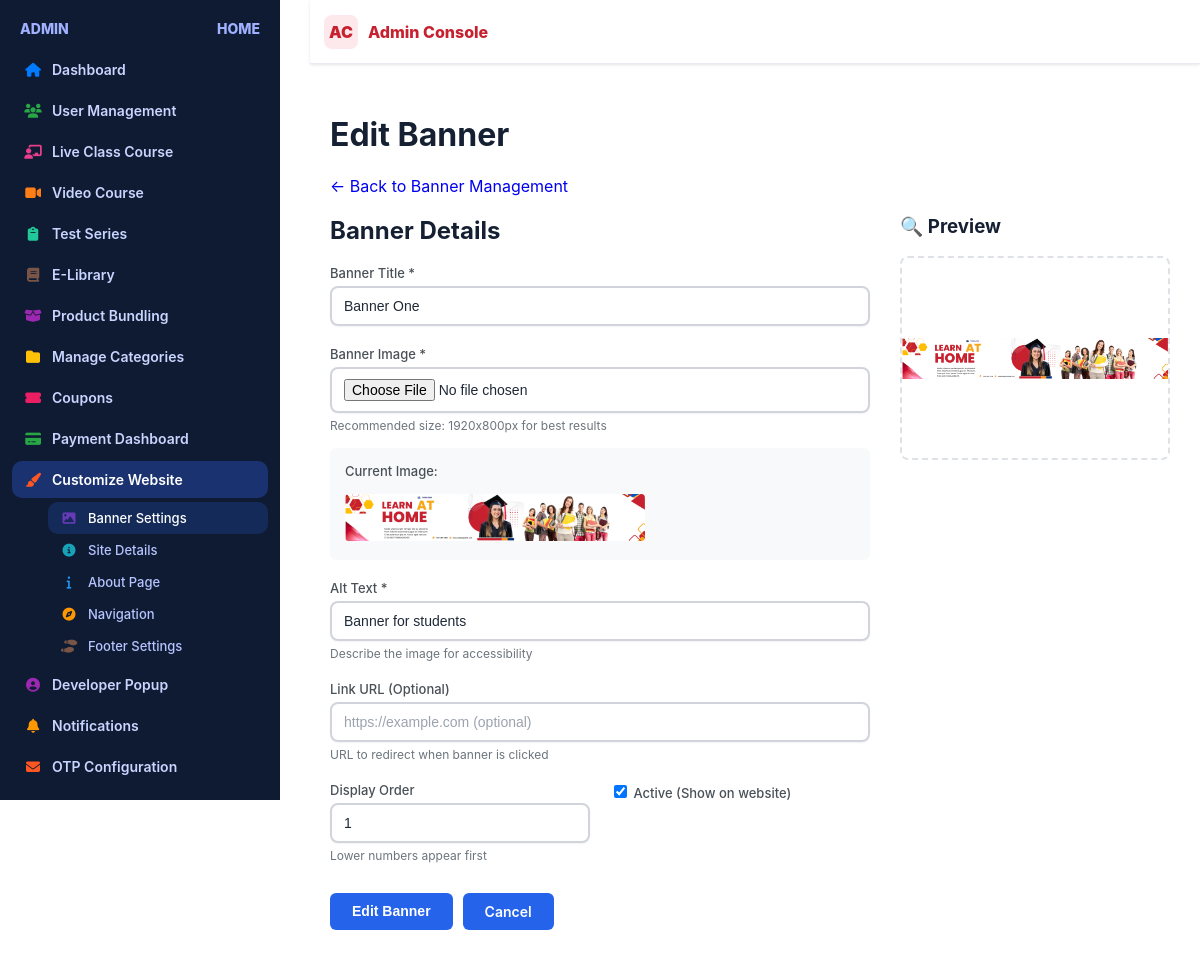
The page /banner/edit/4/ (signed in) on the database its author committed.
### adminpanel/models.py (models this page shows, shortened)
class Banner(models.Model):
    title = models.CharField(max_length=200)
    image = models.ImageField(upload_to=banner_upload_path)
    alt_text = models.CharField(max_length=200, help_text="Alternative text for accessibility")
    link_url = models.URLField(blank=True, help_text="Optional link when banner is clicked")
    is_active = models.BooleanField(default=True)
    order = models.IntegerField(default=0, help_text="Display order (lower numbers first)")
    created_at = models.DateTimeField(auto_now_add=True)
    updated_at = models.DateTimeField(auto_now=True)
    class Meta:
        ordering = ['order', 'created_at']

### adminpanel/views.py (the view)
# urls.py: path('banner/edit/<int:pk>/', views.banner_edit_single, name='banner_edit_single'),
@login_required
def banner_edit_single(request, pk):
    banner = get_object_or_404(Banner, pk=pk)
    if request.method == 'POST':
        form = BannerForm(request.POST, request.FILES, instance=banner)
        if form.is_valid():
            form.save()
            messages.success(request, 'Banner updated successfully!')
            return redirect('banneredit')
    else:
        form = BannerForm(instance=banner)
    context = {'form': form, 'action': 'Edit', 'banner': banner}
    return render(request, 'banner_form.html', context)

### adminpanel/forms.py
class BannerForm(forms.ModelForm):
    class Meta:
        model = Banner
        fields = ['title', 'image', 'alt_text', 'link_url', 'is_active', 'order']
        widgets = {
            'title': forms.TextInput(
                attrs={'class': 'form-control', 'placeholder': 'Banner Title'}
            ),
            'image': forms.FileInput(
                attrs={'class': 'form-control', 'accept': 'image/*'}
            ),
            'alt_text': forms.TextInput(
                attrs={
                    'class': 'form-control',
                    'placeholder': 'Descriptive text for the image',
                }
            ),
            'link_url': forms.URLInput(
                attrs={
                    'class': 'form-control',
                    'placeholder': 'https://example.com (optional)',
                }
            ),
            'order': forms.NumberInput(attrs={'class': 'form-control', 'min': '0'}),
        }
    def __init__(self, *args, **kwargs):
        super().__init__(*args, **kwargs)
        self.fields['image'].help_text = (
            'Recommended size: 1920x800px for best results'
        )

### adminpanel/context_processors.py (called while the page is built)
def navbar_settings(request):
    try:
        settings = NavbarSettings.objects.filter(is_active=True).first()
        if not settings:
            settings = NavbarSettings.objects.create()
        return {'navbar_settings': settings}
    except Exception as e:
        print(f"Error in navbar_settings context processor: {e}")
        return {'navbar_settings': None}

def footer_settings(request):
    try:
        settings = FooterSettings.objects.filter(is_active=True).first()
        footer_links = FooterLink.objects.filter(is_active=True)
        footer_legal_links = FooterLegalLink.objects.filter(is_active=True)
        if not settings:
            settings = FooterSettings.objects.create()
        return {
            'footer_settings': settings,
            'footer_links': footer_links,
            'footer_legal_links': footer_legal_links,
        }
    except Exception as e:
        print(f"Error in footer_settings context processor: {e}")
        return {
            'footer_settings': None,
            'footer_links': [],
            'footer_legal_links': [],
        }

### base/templatetags/navbar_tags.py (called while the page is built)
@register.simple_tag
def get_favicon_url():
    try:
        settings = NavbarSettings.objects.first()
        if settings and settings.favicon:
            return settings.favicon.url
        return None
    except:
        return None

### adminpanel/templates/banner_form.html (shortened to what this page needs)
{% extends 'admin_dashboard.html' %}
{% block content %}
<div class="ad-main-content">
    <div class="ad-page-header">
        <h1>{{ action }} Banner</h1>
        <a href="{% url 'banneredit' %}" class="ad-btn ad-btn-secondary">← Back to Banner Management</a>
    </div>
    <div class="ad-form-container">
        <div class="ad-card">
            <div class="ad-card-header">
                <h2>Banner Details</h2>
            </div>
            <div class="ad-card-body">
                <form method="post" enctype="multipart/form-data">
                    <div class="ad-form-grid">
                        <div class="ad-form-group ad-full-width">
                            <label for="{{ form.title.id_for_label }}">Banner Title *</label>
                            {{ form.title }}
                        </div>
                        <div class="ad-form-group ad-full-width">
                            <label for="{{ form.image.id_for_label }}">Banner Image *</label>
                            {{ form.image }}
                            <small class="ad-help-text">{{ form.image.help_text }}</small>
                            {% if banner.image %}
                                <div class="current-image">
                                    <label>Current Image:</label>
                                    <img src="{{ banner.image.url }}"
                                         alt="Current banner"
                                         class="current-image-preview">
                                </div>
                            {% endif %}
                        </div>
                        <div class="ad-form-group ad-full-width">
                            <label for="{{ form.alt_text.id_for_label }}">Alt Text *</label>
                            {{ form.alt_text }}
                            <small class="ad-help-text">Describe the image for accessibility</small>
                        </div>
                        <div class="ad-form-group ad-full-width">
                            <label for="{{ form.link_url.id_for_label }}">Link URL (Optional)</label>
                            {{ form.link_url }}
                            <small class="ad-help-text">URL to redirect when banner is clicked</small>
                        </div>
                        <div class="ad-form-group">
                            <label for="{{ form.order.id_for_label }}">Display Order</label>
                            {{ form.order }}
                            <small class="ad-help-text">Lower numbers appear first</small>
                        </div>
                        <div class="ad-form-group">
                            <label class="ad-checkbox-label">
                                {{ form.is_active }}
                                <span>Active (Show on website)</span>
                            </label>
                        </div>
                    </div>
                    <div class="ad-form-actions">
                        <button type="submit" class="ad-btn ad-btn-primary">
                            {{ action }} Banner
                        </button>
                        <a href="{% url 'banneredit' %}" class="ad-btn ad-btn-primary">Cancel</a>
                    </div>
                </form>
            </div>
        </div>
        <div class="ad-card">
            <div class="ad-card-header">
                <h3>🔍 Preview</h3>
            </div>
            <div class="ad-card-body">
                <div class="image-preview-container">
                    <div id="imagePreview" class="image-preview">
                        {% if banner.image %}
                            <img src="{{ banner.image.url }}" alt="Banner preview">
                        {% else %}
                            <div class="no-image-placeholder">
                                <span>📷</span>
                                <p>Image preview will appear here</p>
                            </div>
                        {% endif %}
                    </div>
                </div>
            </div>
        </div>
    </div>
</div>
{% endblock %}

### adminpanel/templates/admin_dashboard.html (style rules this page uses)
html, body { width: 100%; height: 100%; margin: 0; padding: 0; background: #ffffff; }
:root { --admin-bg: #ffffff; --admin-panel: #ffffff; --admin-panel-2: #fafbff; --admin-border: #e9ecf3; --admin-muted: #707793; --admin-text: #162033; --admin-primary: #c7212f; --admin-primary-600: #ad1830; --admin-primary-100: #fde8eb; --admin-accent: #2d65f2; --admin-success: #16a34a; --admin-warning: #f59e0b; --admin-danger: #dc2626; --admin-card-shadow: 0 6px 18px rgba(16,24,40,0.05); --admin-radius: 14px; --admin-radius-sm: 10px; --admin-ring: 0 0 0 3px rgba(199,33,47,.2); --input-border: #d1d5db; --input-border-focus: #c7212f; --input-bg: #ffffff; }
html, body { height: auto !important; overflow-y: auto !important; scroll-behavior: smooth; }
* { box-sizing: border-box; }
body { margin: 0; font-family: 'Inter', system-ui, -apple-system, Segoe UI, Roboto, Arial, sans-serif; background: var(--admin-bg); color: var(--admin-text); }
label { font-size: 13px; color: #374151; display: block; margin-bottom: 6px; font-weight: 500; }
input[type="text"], input[type="number"], input[type="file"], textarea, select, input[type="datetime-local"], input[type="email"], input[type="password"] { width: 100%; padding: 10px 12px; border: 2px solid var(--input-border); border-radius: 8px; background: var(--input-bg); font-size: 14px; color: #1f2937; font-weight: 400; transition: all 0.2s ease; box-shadow: 0 1px 2px rgba(0, 0, 0, 0.05); }
input::placeholder, textarea::placeholder { color: #9ca3af; font-weight: 400; }
.form-control { width: 100%; padding: 10px 12px; border: 2px solid var(--input-border); border-radius: 8px; background: var(--input-bg); font-size: 14px; color: #1f2937; font-weight: 400; transition: all 0.2s ease; box-shadow: 0 1px 2px rgba(0, 0, 0, 0.05); }

### adminpanel/templates/banner_form.html (style rules this page uses)
.ad-btn-primary { display: inline-flex; align-items: center; gap: 6px; padding: 10px 22px; background-color: #2563eb; color: #ffffff; border: none; border-radius: 6px; font-size: 14px; font-weight: 600; cursor: pointer; text-decoration: none; transition: background-color 0.2s ease, transform 0.1s ease; white-space: nowrap; }
.ad-form-container { display: grid; grid-template-columns: 2fr 1fr; gap: 30px; align-items: start; }
.ad-form-grid { display: grid; grid-template-columns: 1fr 1fr; gap: 20px; margin-bottom: 30px; }
.ad-form-group.ad-full-width { grid-column: 1 / -1; }
.ad-form-group label { display: block; margin-bottom: 5px; font-weight: 500; color: #495057; }
.ad-checkbox-label { display: flex; align-items: center; gap: 8px; cursor: pointer; }
.ad-help-text { display: block; margin-top: 5px; font-size: 12px; color: #6c757d; }
.current-image { margin-top: 15px; padding: 15px; background: #f8f9fa; border-radius: 6px; }
.current-image-preview { width: 100%; max-width: 300px; height: auto; border-radius: 4px; margin-top: 10px; }
.image-preview-container { border: 2px dashed #dee2e6; border-radius: 8px; overflow: hidden; }
.image-preview { min-height: 200px; display: flex; align-items: center; justify-content: center; }
.image-preview img { width: 100%; height: auto; max-height: 300px; object-fit: cover; }
.ad-form-actions { display: flex; gap: 10px; }

### rows shown on the page
Banner: title "Banner One", image (picture), alt_text "Banner for students", order "1", is_active "☑"

### other values the page prints
{{ action }} "Edit"
